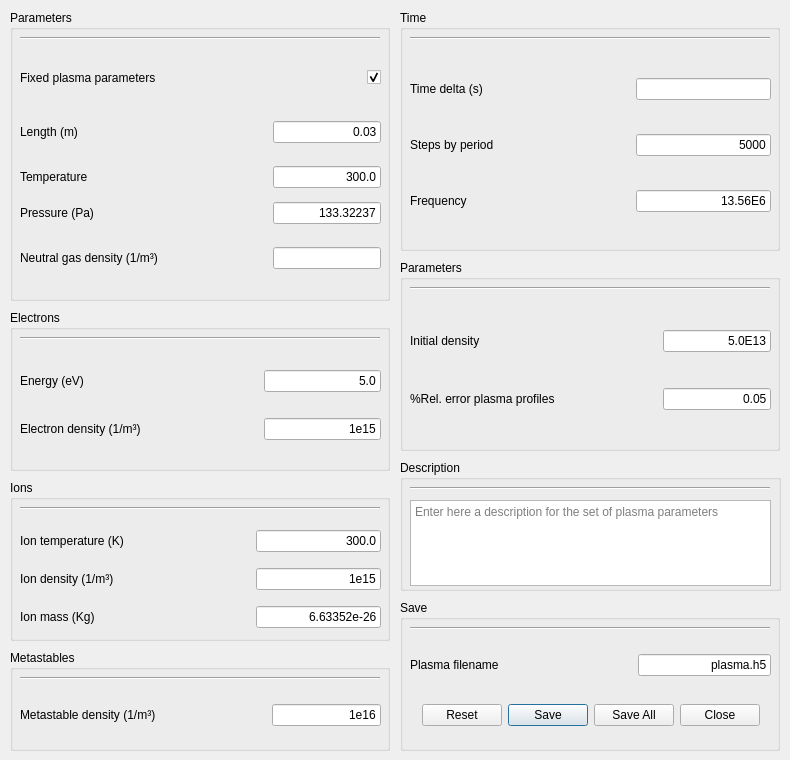
       <widget class="QWidget" name="Plasma_ini_tab">
        <attribute name="title">
         <string>Plasma</string>
        </attribute>
        <widget class="QGroupBox" name="groupBox_plasmatime">
         <property name="geometry">
          <rect>
           <x>400</x>
           <y>10</y>
           <width>380</width>
           <height>241</height>
          </rect>
         </property>
         <property name="title">
          <string>Time</string>
         </property>
         <widget class="Line" name="line_6">
          <property name="geometry">
           <rect>
            <x>10</x>
            <y>20</y>
            <width>360</width>
            <height>16</height>
           </rect>
          </property>
          <property name="orientation">
           <enum>Qt::Horizontal</enum>
          </property>
         </widget>
         <widget class="QWidget" name="gridLayoutWidget_5">
          <property name="geometry">
           <rect>
            <x>10</x>
            <y>40</y>
            <width>361</width>
            <height>191</height>
           </rect>
          </property>
          <layout class="QGridLayout" name="gridLayout_3">
           <item row="0" column="0">
            <widget class="QLabel" name="label_plasmatimedelta">
             <property name="text">
              <string>Time delta (s)</string>
             </property>
            </widget>
           </item>
           <item row="0" column="2">
            <widget class="QLineEdit" name="lineEdit_plasmatimedelta">
             <property name="text">
              <string/>
             </property>
             <property name="alignment">
              <set>Qt::AlignRight|Qt::AlignTrailing|Qt::AlignVCenter</set>
             </property>
            </widget>
           </item>
           <item row="1" column="0">
            <widget class="QLabel" name="label_plasmatimesteps">
             <property name="text">
              <string>Steps by period</string>
             </property>
            </widget>
           </item>
           <item row="1" column="2">
            <widget class="QLineEdit" name="lineEdit_plasmatimesteps">
             <property name="text">
              <string>5000</string>
             </property>
             <property name="alignment">
              <set>Qt::AlignRight|Qt::AlignTrailing|Qt::AlignVCenter</set>
             </property>
            </widget>
           </item>
           <item row="2" column="0">
            <widget class="QLabel" name="label_plasmafreq">
             <property name="text">
              <string>Frequency</string>
             </property>
            </widget>
           </item>
           <item row="2" column="2">
            <widget class="QLineEdit" name="lineEdit_plasmafreq">
             <property name="text">
              <string>13.56E6</string>
             </property>
             <property name="alignment">
              <set>Qt::AlignRight|Qt::AlignTrailing|Qt::AlignVCenter</set>
             </property>
            </widget>
           </item>
           <item row="1" column="1">
            <spacer name="horizontalSpacer_5">
             <property name="orientation">
              <enum>Qt::Horizontal</enum>
             </property>
             <property name="sizeHint" stdset="0">
              <size>
               <width>30</width>
               <height>20</height>
              </size>
             </property>
            </spacer>
           </item>
          </layout>
         </widget>
        </widget>
        <widget class="QGroupBox" name="groupBox_parameters">
         <property name="enabled">
          <bool>true</bool>
         </property>
         <property name="geometry">
          <rect>
           <x>10</x>
           <y>10</y>
           <width>380</width>
           <height>291</height>
          </rect>
         </property>
         <property name="title">
          <string>Parameters</string>
         </property>
         <widget class="QWidget" name="gridLayoutWidget_8">
          <property name="geometry">
           <rect>
            <x>10</x>
            <y>40</y>
            <width>361</width>
            <height>241</height>
           </rect>
          </property>
          <layout class="QGridLayout" name="gridLayout_8">
           <item row="0" column="2">
            <widget class="QCheckBox" name="checkBox_pfixed">
             <property name="layoutDirection">
              <enum>Qt::RightToLeft</enum>
             </property>
             <property name="text">
              <string/>
             </property>
             <property name="checked">
              <bool>true</bool>
             </property>
             <property name="tristate">
              <bool>false</bool>
             </property>
            </widget>
           </item>
           <item row="1" column="0">
            <widget class="QLabel" name="label_length">
             <property name="text">
              <string>Length (m)</string>
             </property>
            </widget>
           </item>
           <item row="2" column="0">
            <widget class="QLabel" name="label_temp_gas">
             <property name="text">
              <string>Temperature</string>
             </property>
            </widget>
           </item>
           <item row="4" column="2">
            <widget class="QLineEdit" name="lineEdit_ng">
             <property name="layoutDirection">
              <enum>Qt::LeftToRight</enum>
             </property>
             <property name="text">
              <string/>
             </property>
             <property name="alignment">
              <set>Qt::AlignRight|Qt::AlignTrailing|Qt::AlignVCenter</set>
             </property>
             <property name="readOnly">
              <bool>true</bool>
             </property>
            </widget>
           </item>
           <item row="1" column="2">
            <widget class="QLineEdit" name="lineEdit_length">
             <property name="layoutDirection">
              <enum>Qt::LeftToRight</enum>
             </property>
             <property name="text">
              <string>0.03</string>
             </property>
             <property name="alignment">
              <set>Qt::AlignRight|Qt::AlignTrailing|Qt::AlignVCenter</set>
             </property>
            </widget>
           </item>
           <item row="3" column="2">
            <widget class="QLineEdit" name="lineEdit_pressure">
             <property name="text">
              <string>133.32237</string>
             </property>
             <property name="alignment">
              <set>Qt::AlignRight|Qt::AlignTrailing|Qt::AlignVCenter</set>
             </property>
            </widget>
           </item>
           <item row="3" column="1">
            <spacer name="horizontalSpacer_8">
             <property name="orientation">
              <enum>Qt::Horizontal</enum>
             </property>
             <property name="sizeHint" stdset="0">
              <size>
               <width>40</width>
               <height>20</height>
              </size>
             </property>
            </spacer>
           </item>
           <item row="3" column="0">
            <widget class="QLabel" name="label_pressure">
             <property name="text">
              <string>Pressure (Pa)</string>
             </property>
            </widget>
           </item>
           <item row="2" column="2">
            <widget class="QLineEdit" name="lineEdit_temp_gas">
             <property name="toolTip">
              <string>Nanoparticle temperature</string>
             </property>
             <property name="inputMethodHints">
              <set>Qt::ImhNone</set>
             </property>
             <property name="text">
              <string>300.0</string>
             </property>
             <property name="alignment">
              <set>Qt::AlignRight|Qt::AlignTrailing|Qt::AlignVCenter</set>
             </property>
             <property name="placeholderText">
              <string/>
             </property>
             <property name="clearButtonEnabled">
              <bool>false</bool>
             </property>
            </widget>
           </item>
           <item row="1" column="1">
            <spacer name="verticalSpacer_2">
             <property name="orientation">
              <enum>Qt::Vertical</enum>
             </property>
             <property name="sizeType">
              <enum>QSizePolicy::Minimum</enum>
             </property>
             <property name="sizeHint" stdset="0">
              <size>
               <width>20</width>
               <height>40</height>
              </size>
             </property>
            </spacer>
           </item>
           <item row="4" column="1">
            <spacer name="verticalSpacer_3">
             <property name="orientation">
              <enum>Qt::Vertical</enum>
             </property>
             <property name="sizeType">
              <enum>QSizePolicy::Minimum</enum>
             </property>
             <property name="sizeHint" stdset="0">
              <size>
               <width>20</width>
               <height>40</height>
              </size>
             </property>
            </spacer>
           </item>
           <item row="4" column="0">
            <widget class="QLabel" name="label_ng">
             <property name="text">
              <string>Neutral gas density (1/m³)</string>
             </property>
            </widget>
           </item>
           <item row="0" column="1">
            <spacer name="verticalSpacer">
             <property name="orientation">
              <enum>Qt::Vertical</enum>
             </property>
             <property name="sizeType">
              <enum>QSizePolicy::Minimum</enum>
             </property>
             <property name="sizeHint" stdset="0">
              <size>
               <width>20</width>
               <height>40</height>
              </size>
             </property>
            </spacer>
           </item>
           <item row="0" column="0">
            <widget class="QLabel" name="label_pfixed">
             <property name="text">
              <string>Fixed plasma parameters</string>
             </property>
            </widget>
           </item>
          </layout>
         </widget>
         <widget class="Line" name="line_8">
          <property name="geometry">
           <rect>
            <x>10</x>
            <y>20</y>
            <width>360</width>
            <height>16</height>
           </rect>
          </property>
          <property name="orientation">
           <enum>Qt::Horizontal</enum>
          </property>
         </widget>
        </widget>
        <widget class="QGroupBox" name="groupBox_plasma_save">
         <property name="enabled">
          <bool>true</bool>
         </property>
         <property name="geometry">
          <rect>
           <x>400</x>
           <y>600</y>
           <width>380</width>
           <height>151</height>
          </rect>
         </property>
         <property name="title">
          <string>Save</string>
         </property>
         <widget class="QWidget" name="gridLayoutWidget_18">
          <property name="geometry">
           <rect>
            <x>10</x>
            <y>40</y>
            <width>361</width>
            <height>51</height>
           </rect>
          </property>
          <layout class="QGridLayout" name="gridLayout_18">
           <item row="0" column="1">
            <widget class="QLabel" name="label_plasma_save_name">
             <property name="text">
              <string>Plasma filename</string>
             </property>
            </widget>
           </item>
           <item row="0" column="2">
            <spacer name="horizontalSpacer_18">
             <property name="orientation">
              <enum>Qt::Horizontal</enum>
             </property>
             <property name="sizeHint" stdset="0">
              <size>
               <width>40</width>
               <height>20</height>
              </size>
             </property>
            </spacer>
           </item>
           <item row="0" column="3">
            <widget class="QLineEdit" name="lineEdit_plasma_save_name">
             <property name="text">
              <string>plasma.h5</string>
             </property>
             <property name="alignment">
              <set>Qt::AlignRight|Qt::AlignTrailing|Qt::AlignVCenter</set>
             </property>
            </widget>
           </item>
          </layout>
         </widget>
         <widget class="QWidget" name="verticalLayoutWidget_5">
          <property name="geometry">
           <rect>
            <x>10</x>
            <y>90</y>
            <width>361</width>
            <height>51</height>
           </rect>
          </property>
          <layout class="QVBoxLayout" name="verticalLayout_5">
           <item>
            <widget class="QDialogButtonBox" name="buttonBox_plasma_save">
             <property name="standardButtons">
              <set>QDialogButtonBox::Close|QDialogButtonBox::Reset|QDialogButtonBox::Save|QDialogButtonBox::SaveAll</set>
             </property>
             <property name="centerButtons">
              <bool>true</bool>
             </property>
            </widget>
           </item>
          </layout>
         </widget>
         <widget class="Line" name="line_19">
          <property name="geometry">
           <rect>
            <x>10</x>
            <y>20</y>
            <width>360</width>
            <height>16</height>
           </rect>
          </property>
          <property name="orientation">
           <enum>Qt::Horizontal</enum>
          </property>
         </widget>
        </widget>
        <widget class="QGroupBox" name="groupBox_parameters_2">
         <property name="enabled">
          <bool>true</bool>
         </property>
         <property name="geometry">
          <rect>
           <x>400</x>
           <y>260</y>
           <width>380</width>
           <height>191</height>
          </rect>
         </property>
         <property name="title">
          <string>Parameters</string>
         </property>
         <widget class="QWidget" name="gridLayoutWidget_11">
          <property name="geometry">
           <rect>
            <x>10</x>
            <y>40</y>
            <width>361</width>
            <height>141</height>
           </rect>
          </property>
          <layout class="QGridLayout" name="gridLayout_11">
           <item row="1" column="0">
            <widget class="QLabel" name="label_ptol_2">
             <property name="text">
              <string>%Rel. error plasma profiles</string>
             </property>
            </widget>
           </item>
           <item row="0" column="2">
            <widget class="QLineEdit" name="lineEdit_ipdens_2">
             <property name="text">
              <string>5.0E13</string>
             </property>
             <property name="alignment">
              <set>Qt::AlignRight|Qt::AlignTrailing|Qt::AlignVCenter</set>
             </property>
            </widget>
           </item>
           <item row="0" column="1">
            <spacer name="horizontalSpacer_11">
             <property name="orientation">
              <enum>Qt::Horizontal</enum>
             </property>
             <property name="sizeHint" stdset="0">
              <size>
               <width>40</width>
               <height>20</height>
              </size>
             </property>
            </spacer>
           </item>
           <item row="0" column="0">
            <widget class="QLabel" name="label_ipdens_2">
             <property name="text">
              <string>Initial density</string>
             </property>
            </widget>
           </item>
           <item row="1" column="2">
            <widget class="QLineEdit" name="lineEdit_ptol_2">
             <property name="text">
              <string>0.05</string>
             </property>
             <property name="alignment">
              <set>Qt::AlignRight|Qt::AlignTrailing|Qt::AlignVCenter</set>
             </property>
            </widget>
           </item>
          </layout>
         </widget>
         <widget class="Line" name="line_11">
          <property name="geometry">
           <rect>
            <x>10</x>
            <y>20</y>
            <width>360</width>
            <height>16</height>
           </rect>
          </property>
          <property name="orientation">
           <enum>Qt::Horizontal</enum>
          </property>
         </widget>
        </widget>
        <widget class="QGroupBox" name="groupBox_electrons">
         <property name="enabled">
          <bool>true</bool>
         </property>
         <property name="geometry">
          <rect>
           <x>10</x>
           <y>310</y>
           <width>380</width>
           <height>161</height>
          </rect>
         </property>
         <property name="title">
          <string>Electrons</string>
         </property>
         <widget class="QWidget" name="gridLayoutWidget_13">
          <property name="geometry">
           <rect>
            <x>10</x>
            <y>40</y>
            <width>361</width>
            <height>111</height>
           </rect>
          </property>
          <layout class="QGridLayout" name="gridLayout_12">
           <item row="1" column="0">
            <widget class="QLabel" name="label_ne">
             <property name="text">
              <string>Electron density (1/m³)</string>
             </property>
            </widget>
           </item>
           <item row="0" column="2">
            <widget class="QLineEdit" name="lineEdit_emean">
             <property name="text">
              <string>5.0</string>
             </property>
             <property name="alignment">
              <set>Qt::AlignRight|Qt::AlignTrailing|Qt::AlignVCenter</set>
             </property>
            </widget>
           </item>
           <item row="0" column="1">
            <spacer name="horizontalSpacer_12">
             <property name="orientation">
              <enum>Qt::Horizontal</enum>
             </property>
             <property name="sizeHint" stdset="0">
              <size>
               <width>40</width>
               <height>20</height>
              </size>
             </property>
            </spacer>
           </item>
           <item row="0" column="0">
            <widget class="QLabel" name="label_emean">
             <property name="text">
              <string>Energy (eV)</string>
             </property>
            </widget>
           </item>
           <item row="1" column="2">
            <widget class="QLineEdit" name="lineEdit_ne">
             <property name="text">
              <string>1e15</string>
             </property>
             <property name="alignment">
              <set>Qt::AlignRight|Qt::AlignTrailing|Qt::AlignVCenter</set>
             </property>
             <property name="readOnly">
              <bool>false</bool>
             </property>
            </widget>
           </item>
          </layout>
         </widget>
         <widget class="Line" name="line_12">
          <property name="geometry">
           <rect>
            <x>10</x>
            <y>20</y>
            <width>360</width>
            <height>16</height>
           </rect>
          </property>
          <property name="orientation">
           <enum>Qt::Horizontal</enum>
          </property>
         </widget>
        </widget>
        <widget class="QGroupBox" name="groupBox_ions">
         <property name="enabled">
          <bool>true</bool>
         </property>
         <property name="geometry">
          <rect>
           <x>10</x>
           <y>480</y>
           <width>380</width>
           <height>161</height>
          </rect>
         </property>
         <property name="title">
          <string>Ions</string>
         </property>
         <widget class="QWidget" name="gridLayoutWidget_14">
          <property name="geometry">
           <rect>
            <x>10</x>
            <y>40</y>
            <width>361</width>
            <height>121</height>
           </rect>
          </property>
          <layout class="QGridLayout" name="gridLayout_14">
           <item row="1" column="2">
            <widget class="QLineEdit" name="lineEdit_ni">
             <property name="text">
              <string>1e15</string>
             </property>
             <property name="alignment">
              <set>Qt::AlignRight|Qt::AlignTrailing|Qt::AlignVCenter</set>
             </property>
             <property name="readOnly">
              <bool>false</bool>
             </property>
            </widget>
           </item>
           <item row="1" column="0">
            <widget class="QLabel" name="label_ni">
             <property name="text">
              <string>Ion density (1/m³)</string>
             </property>
            </widget>
           </item>
           <item row="0" column="2">
            <widget class="QLineEdit" name="lineEdit_itemp">
             <property name="text">
              <string>300.0</string>
             </property>
             <property name="alignment">
              <set>Qt::AlignRight|Qt::AlignTrailing|Qt::AlignVCenter</set>
             </property>
            </widget>
           </item>
           <item row="0" column="1">
            <spacer name="horizontalSpacer_13">
             <property name="orientation">
              <enum>Qt::Horizontal</enum>
             </property>
             <property name="sizeHint" stdset="0">
              <size>
               <width>40</width>
               <height>20</height>
              </size>
             </property>
            </spacer>
           </item>
           <item row="0" column="0">
            <widget class="QLabel" name="label_itemp">
             <property name="text">
              <string>Ion temperature (K)</string>
             </property>
            </widget>
           </item>
           <item row="2" column="0">
            <widget class="QLabel" name="label_imass">
             <property name="text">
              <string>Ion mass (Kg)</string>
             </property>
            </widget>
           </item>
           <item row="2" column="2">
            <widget class="QLineEdit" name="lineEdit_imass">
             <property name="text">
              <string>6.63352e-26</string>
             </property>
             <property name="alignment">
              <set>Qt::AlignRight|Qt::AlignTrailing|Qt::AlignVCenter</set>
             </property>
             <property name="readOnly">
              <bool>false</bool>
             </property>
            </widget>
           </item>
          </layout>
         </widget>
         <widget class="Line" name="line_13">
          <property name="geometry">
           <rect>
            <x>10</x>
            <y>20</y>
            <width>360</width>
            <height>16</height>
           </rect>
          </property>
          <property name="orientation">
           <enum>Qt::Horizontal</enum>
          </property>
         </widget>
        </widget>
        <widget class="QGroupBox" name="groupBox_meta">
         <property name="enabled">
          <bool>true</bool>
         </property>
         <property name="geometry">
          <rect>
           <x>10</x>
           <y>650</y>
           <width>380</width>
           <height>101</height>
          </rect>
         </property>
         <property name="title">
          <string>Metastables</string>
         </property>
         <widget class="QWidget" name="gridLayoutWidget_15">
          <property name="geometry">
           <rect>
            <x>10</x>
            <y>40</y>
            <width>361</width>
            <height>51</height>
           </rect>
          </property>
          <layout class="QGridLayout" name="gridLayout_15">
           <item row="0" column="2">
            <widget class="QLineEdit" name="lineEdit_nm">
             <property name="text">
              <string>1e16</string>
             </property>
             <property name="alignment">
              <set>Qt::AlignRight|Qt::AlignTrailing|Qt::AlignVCenter</set>
             </property>
            </widget>
           </item>
           <item row="0" column="0">
            <widget class="QLabel" name="label_nm">
             <property name="text">
              <string>Metastable density (1/m³)</string>
             </property>
            </widget>
           </item>
           <item row="0" column="1">
            <spacer name="horizontalSpacer_14">
             <property name="orientation">
              <enum>Qt::Horizontal</enum>
             </property>
             <property name="sizeHint" stdset="0">
              <size>
               <width>40</width>
               <height>20</height>
              </size>
             </property>
            </spacer>
           </item>
          </layout>
         </widget>
         <widget class="Line" name="line_14">
          <property name="geometry">
           <rect>
            <x>10</x>
            <y>20</y>
            <width>360</width>
            <height>16</height>
           </rect>
          </property>
          <property name="orientation">
           <enum>Qt::Horizontal</enum>
          </property>
         </widget>
        </widget>
        <widget class="QGroupBox" name="groupBox_plasma_desc">
         <property name="geometry">
          <rect>
           <x>400</x>
           <y>460</y>
           <width>381</width>
           <height>131</height>
          </rect>
         </property>
         <property name="title">
          <string>Description</string>
         </property>
         <widget class="Line" name="line_20">
          <property name="geometry">
           <rect>
            <x>10</x>
            <y>20</y>
            <width>360</width>
            <height>16</height>
           </rect>
          </property>
          <property name="orientation">
           <enum>Qt::Horizontal</enum>
          </property>
         </widget>
         <widget class="QWidget" name="gridLayoutWidget_16">
          <property name="geometry">
           <rect>
            <x>10</x>
            <y>40</y>
            <width>361</width>
            <height>86</height>
           </rect>
          </property>
          <layout class="QGridLayout" name="gridLayout_16">
           <item row="0" column="0">
            <widget class="QTextEdit" name="textEdit_plasma_desc">
             <property name="acceptRichText">
              <bool>false</bool>
             </property>
             <property name="placeholderText">
              <string>Enter here a description for the set of plasma parameters</string>
             </property>
            </widget>
           </item>
          </layout>
         </widget>
        </widget>
       </widget>
